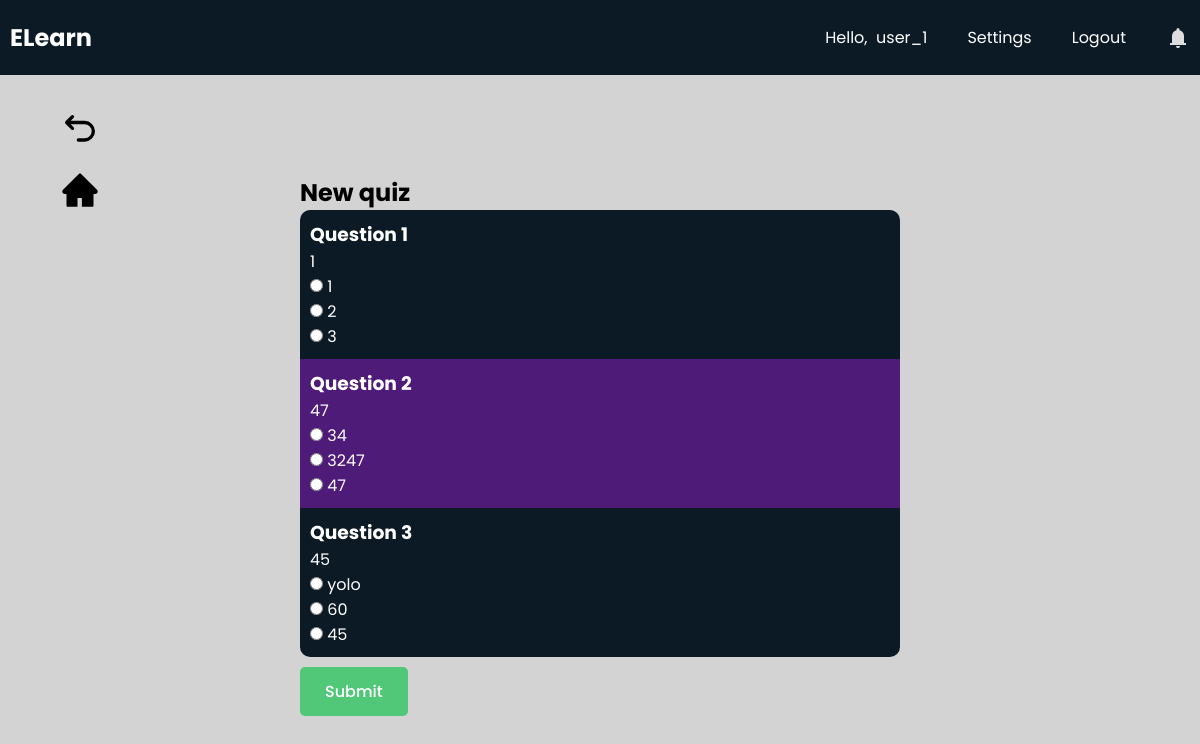
Screenshot of /students/quiz_view/398a5f8624f84fbbab034c346f2e59b2/398a5f8624f84fbbab034c346f2e59b2/ (signed in) with the database file from the repository.
### teachers/models.py (models this page shows, shortened)
class Quiz(models.Model):
    id = models.UUIDField(primary_key=True, default=uuid.uuid4, editable=False)
    course = models.ForeignKey(MyClass, on_delete=models.CASCADE, null=True)
    author = models.ForeignKey(User, on_delete=models.CASCADE)
    title = models.CharField(max_length=100)
    created_at = models.DateTimeField(default=timezone.now)

class Question(models.Model):
    id = models.AutoField(primary_key=True)
    quiz = models.ForeignKey(Quiz, on_delete=models.CASCADE)
    question_text = models.CharField(max_length=200)
    option1 = models.CharField(max_length=100)
    option2 = models.CharField(max_length=100)
    option3 = models.CharField(max_length=100)
    option4 = models.CharField(max_length=100)
    correct_answer = models.IntegerField(choices=[(1, 'Option 1'), (2, 'Option 2'), (3, 'Option 3'), (4, 'Option 4')])

### students/views.py (the view, shortened to what this page needs)
# urls.py: path("quiz_view/<str:id>/<str:course_id>/", views.quizView, name="quizView"),
def quizView(request, id, course_id):
    quiz = Quiz.objects.get(pk=id)
    questions = Question.objects.filter(quiz=quiz)
    try:
        grade = Grade.objects.get(quiz=quiz, student=request.user)
    except ObjectDoesNotExist:
        grade = None
    context = {"questions":questions, "quiz":quiz, "courseId":course_id, "grade":grade}
    return render(request, "students/quizview.html", context)

### students/templates/students/quizview.html (shortened to what this page needs)
{% extends 'students/base.html' %}
{% load static %}
{% block extra_css %}
    <link rel="stylesheet" href="{% static 'css/quizview.css' %}">
{% endblock %}
{% block content %}
    <a class="backbtn" href="{% url 'students:quizHub' courseId%}"><svg xmlns="http://www.w3.org/2000/svg" width="24" height="24" viewBox="0 0 24 24"><path fill="none" stroke="currentColor" stroke-linecap="round" stroke-linejoin="round" stroke-width="2" d="M11 18h3.75a5.25 5.25 0 1 0 0-10.5H5M7.5 4L4 7.5L7.5 11"/></svg></a>
    <a class="backbtn" id="homebtn" href="{% url 'students:course' courseId%}"></a>
    <div id="contentwrapper">
        <div id="content">
            {% if grade %}
                <div id="grade-wrapper">
                    <h2>Your Grade: <br>
                        {{grade.grade}}%
                    </h2>
                </div>
            {% else %}
                <div id="wrapper">
                    <h2>{{quiz.title}}</h2>
                    <div id="quiz-wrapper">
                        <form id="form" method="post">
                            {% for question in questions %}
                            <div class="questions">
                                <h3>Question {{ forloop.counter }}</h3>
                                <p>{{ question.question_text }}</p>
                                {% if question.option1 %}
                                    <label>
                                        <input type="radio" name="{{question.id}}" value="1"> {{ question.option1 }}
                                    </label><br>
                                {% endif %}
                                {% if question.option2 %}
                                    <label>
                                        <input type="radio" name="{{question.id}}" value="2"> {{ question.option2 }}
                                    </label><br>
                                {% endif %}
                                {% if question.option3 %}
                                    <label>
                                        <input type="radio" name="{{question.id}}" value="3"> {{ question.option3 }}
                                    </label><br>
                                {% endif %}
                            </div>
                        {% endfor %}
                        </form>
                    </div>
                    <button id="submitbtn" class="btn">
                        Submit
                    </button>
                </div>
            {% endif %}
        </div>
    </div>
{% endblock %}

### students/templates/students/base.html (shortened to what this page needs)
<!DOCTYPE html>
<html lang="en">
    <head>
        {% load static %}
        <link rel="stylesheet" href="{% static 'css/base.css' %}">
        <link rel="stylesheet" href="https://cdnjs.cloudflare.com/ajax/libs/font-awesome/6.3.0/css/all.min.css">
        {% block extra_css %}
        {% endblock %}
    </head>
    <body>
        <header>
            <nav class="navbar">
                <h2 class="logo"><a href="{% url 'students:home' %}">ELearn</a></h2>
                <ul class="all-links">
                    <li id="username"><span>Hello,  {{request.user}}</span></li>
                    <li><a href="{% url 'students:settings' request.path%}">Settings</a></li>
                    <li><a href="{% url 'users:logoutPage' %}">Logout</a></li>
                    <li id="bell-icon">
                        <svg xmlns="http://www.w3.org/2000/svg" width="24" height="24" viewBox="0 0 24 24"><path fill="currentColor" d="M4 19v-2h2v-7q0-2.075 1.25-3.688T10.5 4.2v-.7q0-.625.438-1.063T12 2q.625 0 1.063.438T13.5 3.5v.7q2 .5 3.25 2.113T18 10v7h2v2H4Zm8 3q-.825 0-1.413-.588T10 20h4q0 .825-.588 1.413T12 22Z"/></svg>
                    </li>
                </ul>
            </nav>
        </header>
        {% block content %}
        {% endblock %}
    </body>
</html>

### teachers/static/css/base.css (style rules this page uses)
* { margin: 0; padding: 0; box-sizing: border-box; font-family: "Poppins", sans-serif; }
html { scroll-behavior: smooth; }
body { background: #d3d3d3; }
header { position: fixed; top: 0; left: 0; z-index: 5; width: 100%; display: flex; justify-content: center; background: #0C1A25; }
.navbar { display: flex; padding: 0 10px; max-width: 1200px; width: 100%; align-items: center; justify-content: space-between; }
.navbar .all-links { display: flex; align-items: center; }
.navbar .all-links li { position: relative; list-style: none; }
.navbar .logo a { display: flex; align-items: center; margin-left: 0; }
#bell-icon { display: flex; align-items: center; justify-content: center; }
header a, header span, header svg { margin-left: 40px; text-decoration: none; color: #fff; height: 100%; padding: 20px 0; display: inline-block; }
#username { white-space: pre; }
header a:hover, footer a:hover, header svg { color: #ddd; }
.backbtn { position: fixed; top: 100px; left: 50px; padding: 10px; border-radius: 20%; display: flex; justify-content: center; align-items: center; cursor: pointer; }
#homebtn { top:160px; }
.backbtn svg { height: 40px; width: 40px; color: black; }

### teachers/static/css/quizview.css (style rules this page uses)
#contentwrapper { height: 100vh; padding-top: 75px; background: #d3d3d3; }
#content { height: calc(100%); display: flex; justify-content: center; }
#wrapper { width: 50%; margin-top: 100px; }
#quiz-wrapper { max-height: 60vh; min-width: 200px; width: 100%; overflow: auto; border-radius: 10px; }
.questions { color: white; background: #4e1b79; width: 100%; padding: 10px; }
.questions:nth-child(2n) { background-color: #0C1A25; }
.btn { font-size: 16px; border-radius: 5px; padding: 12px 25px; border: none; font-weight: 500; background-color: #50C878; color: white; cursor: pointer; margin-top: 10px; }

### rows the page displays
Quiz: title "New quiz"
Question: question_text "1", option1 "1", option2 "2", option3 "3"
Question: question_text "47", option1 "34", option2 "3247", option3 "47"
Question: question_text "45", option1 "yolo", option2 "60", option3 "45"

### other values shown
{{ request.user }} "user_1"
